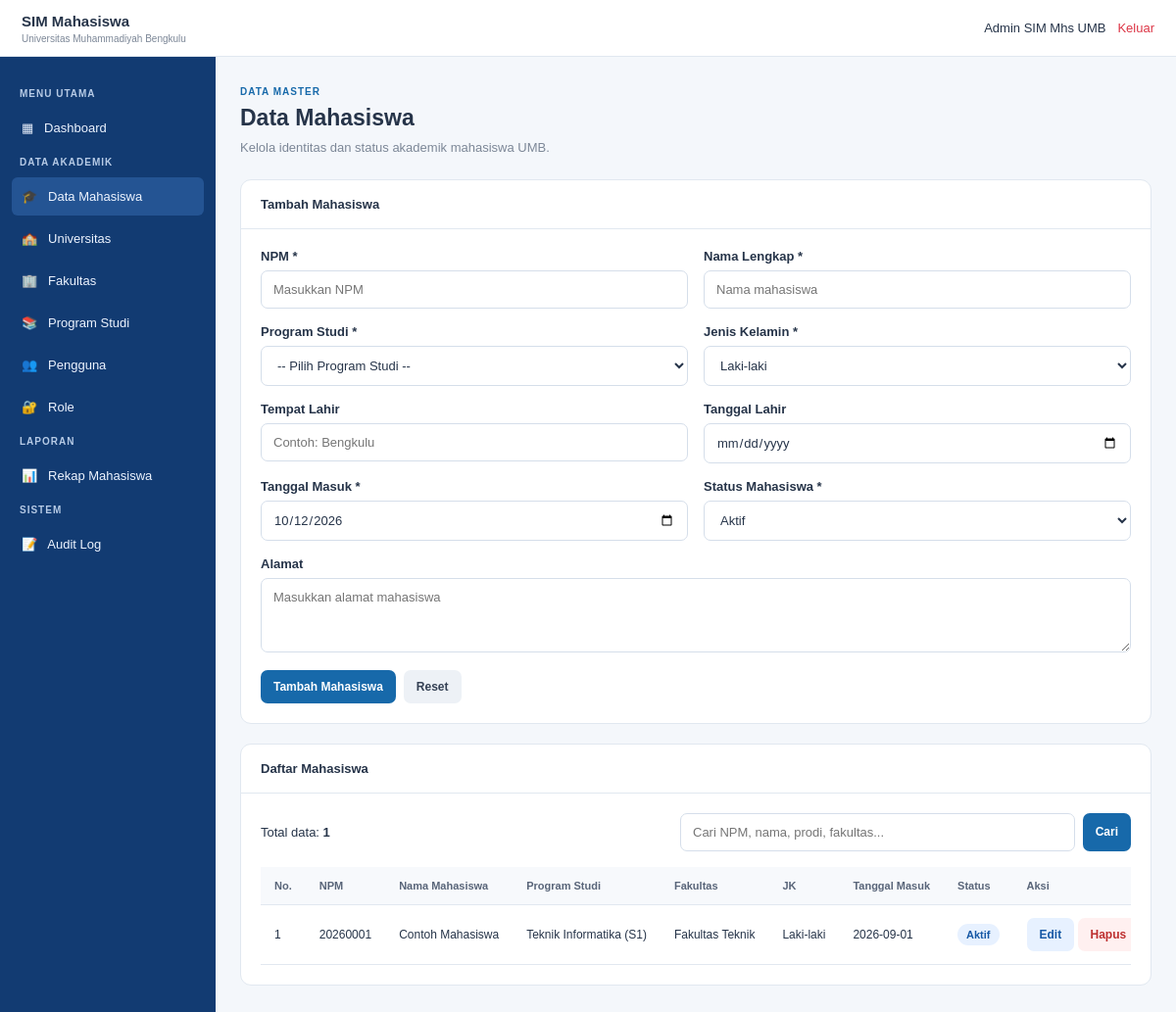
The page /mahasiswa.php (signed in) on the database its author committed.
### tables this page shows
CREATE TABLE `mahasiswa` (
  `id_mahasiswa` bigint(20) UNSIGNED NOT NULL,
  `id_pengguna` bigint(20) UNSIGNED DEFAULT NULL,
  `id_program_studi` bigint(20) UNSIGNED NOT NULL,
  `npm` varchar(30) NOT NULL,
  `nama_mahasiswa` varchar(200) NOT NULL,
  `jenis_kelamin` enum('L','P') NOT NULL,
  `tempat_lahir` varchar(100) DEFAULT NULL,
  `tanggal_lahir` date DEFAULT NULL,
  `tanggal_masuk` date NOT NULL,
  `alamat` text DEFAULT NULL,
  `status_mahasiswa` enum('Aktif','Cuti','Lulus','Mengundurkan Diri','Drop Out','Tidak Aktif') NOT NULL DEFAULT 'Aktif',
  `created_at` timestamp NOT NULL DEFAULT current_timestamp(),
  `updated_at` timestamp NOT NULL DEFAULT current_timestamp() ON UPDATE current_timestamp()
);

CREATE TABLE `program_studi` (
  `id_program_studi` bigint(20) UNSIGNED NOT NULL,
  `id_fakultas` bigint(20) UNSIGNED NOT NULL,
  `kode_program_studi` varchar(20) NOT NULL,
  `nama_program_studi` varchar(200) NOT NULL,
  `jenjang` varchar(20) NOT NULL DEFAULT 'S1',
  `status_aktif` enum('Aktif','Tidak Aktif') NOT NULL DEFAULT 'Aktif',
  `created_at` timestamp NOT NULL DEFAULT current_timestamp(),
  `updated_at` timestamp NOT NULL DEFAULT current_timestamp() ON UPDATE current_timestamp()
);

CREATE TABLE `fakultas` (
  `id_fakultas` bigint(20) UNSIGNED NOT NULL,
  `id_universitas` bigint(20) UNSIGNED NOT NULL,
  `kode_fakultas` varchar(20) NOT NULL,
  `nama_fakultas` varchar(200) NOT NULL,
  `created_at` timestamp NOT NULL DEFAULT current_timestamp(),
  `updated_at` timestamp NOT NULL DEFAULT current_timestamp() ON UPDATE current_timestamp()
);

### auth.php (called while the page is built, shortened)
<?php
function e($value)
{
    return htmlspecialchars(
        (string) $value,
        ENT_QUOTES,
        'UTF-8'
    );
}

### mahasiswa.php (the view, shortened to what this page needs)
<?php
require_once __DIR__ . '/koneksi.php';
require_once __DIR__ . '/auth.php';
$mode = 'tambah';
$npm = '';
$nama = '';
$jk = 'L';
$tempatLahir = '';
$tanggalLahir = '';
$tanggalMasuk = date('Y-m-d');
$alamat = '';
$statusMhs = 'Aktif';
$statusPilihan = array(
    'Aktif',
    'Cuti',
    'Lulus',
    'Mengundurkan Diri',
    'Drop Out',
    'Tidak Aktif'
);
$cari = isset($_GET['cari']) && is_string($_GET['cari'])
    ? trim($_GET['cari']) : '';
$sql = "SELECT m.id_mahasiswa, m.npm, m.nama_mahasiswa,
               m.jenis_kelamin, m.tempat_lahir, m.tanggal_lahir,
               m.tanggal_masuk, m.alamat, m.status_mahasiswa,
               m.id_program_studi, p.kode_program_studi,
               p.nama_program_studi, p.jenjang, f.nama_fakultas
        FROM mahasiswa m
        INNER JOIN program_studi p ON p.id_program_studi = m.id_program_studi
        INNER JOIN fakultas f ON f.id_fakultas = p.id_fakultas";
$sql .= " ORDER BY m.id_mahasiswa DESC";
$daftarMhs = array();
$stmtList = $conn->prepare($sql);
if ($stmtList) {
    $stmtList->execute();
    $hasilList = $stmtList->get_result();
    while ($row = $hasilList->fetch_assoc()) {
        $daftarMhs[] = $row;
    }
} else {
    $error = 'Gagal mengambil daftar mahasiswa.';
}
?>
<!DOCTYPE html>
<html lang="id">
<head>
</head>
<body>
<header class="topbar">
    <div class="brand">SIM Mahasiswa
        <small>Universitas Muhammadiyah Bengkulu</small>
    </div>
    <div class="top-right">
        <span><?php echo e(isset($_SESSION['nama_lengkap']) ? $_SESSION['nama_lengkap'] : 'Admin'); ?></span>
        <a href="logout.php">Keluar</a>
    </div>
</header>
<aside class="sidebar">
    <div class="menu-heading">MENU UTAMA</div>
    <a class="nav-link" href="dashboard.php">▦ &nbsp; Dashboard</a>
    <div class="menu-heading">DATA AKADEMIK</div>
    <a class="nav-link active" href="mahasiswa.php">🎓 &nbsp; Data Mahasiswa</a>
    <a class="nav-link" href="universitas.php">🏫 &nbsp; Universitas</a>
    <a class="nav-link" href="fakultas.php">🏢 &nbsp; Fakultas</a>
    <a class="nav-link" href="program_studi.php">📚 &nbsp; Program Studi</a>
    <a class="nav-link" href="pengguna.php">👥 &nbsp; Pengguna</a>
    <a class="nav-link" href="role.php">🔐 &nbsp; Role</a>
    <div class="menu-heading">LAPORAN</div>
    <a class="nav-link" href="rekap_mahasiswa.php">📊 &nbsp; Rekap Mahasiswa</a>
    <div class="menu-heading">SISTEM</div>
    <a class="nav-link" href="audit_log.php">📝 &nbsp; Audit Log</a>
</aside>
<main class="main">
    <div class="page-label">DATA MASTER</div>
    <h1>Data Mahasiswa</h1>
    <div class="subtitle">Kelola identitas dan status akademik mahasiswa UMB.</div>
    <section class="panel">
        <div class="panel-heading">
            <?php echo $mode === 'edit' ? 'Edit Data Mahasiswa' : 'Tambah Mahasiswa'; ?>
        </div>
        <div class="panel-body">
            <form method="post" action="mahasiswa.php">
                <div class="form-grid">
                    <div class="form-group">
                        <label for="npm">NPM *</label>
                        <input id="npm" name="npm" maxlength="30" required
                               value="<?php echo e($npm); ?>" placeholder="Masukkan NPM">
                    </div>
                    <div class="form-group">
                        <label for="nama_mahasiswa">Nama Lengkap *</label>
                        <input id="nama_mahasiswa" name="nama_mahasiswa" maxlength="200" required
                               value="<?php echo e($nama); ?>" placeholder="Nama mahasiswa">
                    </div>
                    <div class="form-group">
                        <label for="id_program_studi">Program Studi *</label>
                        <select id="id_program_studi" name="id_program_studi" required>
                            <option value="">-- Pilih Program Studi --</option>
                        </select>
                    </div>
                    <div class="form-group">
                        <label for="jenis_kelamin">Jenis Kelamin *</label>
                        <select id="jenis_kelamin" name="jenis_kelamin" required>
                            <option value="L" <?php echo $jk === 'L' ? 'selected' : ''; ?>>Laki-laki</option>
                        </select>
                    </div>
                    <div class="form-group">
                        <label for="tempat_lahir">Tempat Lahir</label>
                        <input id="tempat_lahir" name="tempat_lahir" maxlength="100"
                               value="<?php echo e($tempatLahir); ?>" placeholder="Contoh: Bengkulu">
                    </div>
                    <div class="form-group">
                        <label for="tanggal_lahir">Tanggal Lahir</label>
                        <input type="date" id="tanggal_lahir" name="tanggal_lahir"
                               value="<?php echo e($tanggalLahir); ?>">
                    </div>
                    <div class="form-group">
                        <label for="tanggal_masuk">Tanggal Masuk *</label>
                        <input type="date" id="tanggal_masuk" name="tanggal_masuk" required
                               value="<?php echo e($tanggalMasuk); ?>">
                    </div>
                    <div class="form-group">
                        <label for="status_mahasiswa">Status Mahasiswa *</label>
                        <select id="status_mahasiswa" name="status_mahasiswa" required>
                            <?php foreach ($statusPilihan as $s): ?>
                                <option value="<?php echo e($s); ?>"
                                    <?php echo $statusMhs === $s ? 'selected' : ''; ?>>
                                    <?php echo e($s); ?>
                                </option>
                            <?php endforeach; ?>
                        </select>
                    </div>
                    <div class="form-group" style="grid-column:1/-1">
                        <label for="alamat">Alamat</label>
                        <textarea id="alamat" name="alamat" placeholder="Masukkan alamat mahasiswa"><?php echo e($alamat); ?></textarea>
                    </div>
                </div>
                <div class="actions">
                    <button type="submit" class="btn primary">
                        <?php echo $mode === 'edit' ? 'Simpan Perubahan' : 'Tambah Mahasiswa'; ?>
                    </button>
                    <?php if ($mode === 'edit'): ?>
                        <a href="mahasiswa.php" class="btn light">Batal</a>
                    <?php else: ?>
                        <button type="reset" class="btn light">Reset</button>
                    <?php endif; ?>
                </div>
            </form>
        </div>
    </section>
    <section class="panel">
        <div class="panel-heading">Daftar Mahasiswa</div>
        <div class="panel-body">
            <div class="toolbar">
                <span>Total data: <strong><?php echo count($daftarMhs); ?></strong></span>
                <form class="search" method="get" action="mahasiswa.php">
                    <input type="search" name="cari"
                           placeholder="Cari NPM, nama, prodi, fakultas..."
                           value="<?php echo e($cari); ?>">
                    <button class="btn primary" type="submit">Cari</button>
                </form>
            </div>
            <div class="table-wrap">
                <table>
                    <thead>
                    <tr>
                        <th>No.</th>
                        <th>NPM</th>
                        <th>Nama Mahasiswa</th>
                        <th>Program Studi</th>
                        <th>Fakultas</th>
                        <th>JK</th>
                        <th>Tanggal Masuk</th>
                        <th>Status</th>
                        <th>Aksi</th>
                    </tr>
                    </thead>
                    <tbody>
                    <?php if (count($daftarMhs) > 0): ?>
                        <?php foreach ($daftarMhs as $i => $m): ?>
                            <tr>
                                <td><?php echo $i + 1; ?></td>
                                <td><?php echo e($m['npm']); ?></td>
                                <td><?php echo e($m['nama_mahasiswa']); ?></td>
                                <td><?php echo e($m['nama_program_studi'] . ' (' . $m['jenjang'] . ')'); ?></td>
                                <td><?php echo e($m['nama_fakultas']); ?></td>
                                <td><?php echo $m['jenis_kelamin'] === 'L' ? 'Laki-laki' : 'Perempuan'; ?></td>
                                <td><?php echo e($m['tanggal_masuk']); ?></td>
                                <td>
                                    <span class="badge <?php echo $m['status_mahasiswa'] === 'Aktif' ? '' : 'badge-off'; ?>">
                                        <?php echo e($m['status_mahasiswa']); ?>
                                    </span>
                                </td>
                                <td>
                                    <a class="btn edit" href="mahasiswa.php?edit=<?php echo (int) $m['id_mahasiswa']; ?>">Edit</a>
                                    <form class="inline" method="post" action="mahasiswa.php"
                                          onsubmit="return confirm('Yakin ingin menghapus data mahasiswa ini?');">
                                        <button type="submit" class="btn delete">Hapus</button>
                                    </form>
                                </td>
                            </tr>
                        <?php endforeach; ?>
                    <?php else: ?>
                        <tr>
                            <td colspan="9" class="empty">Belum ada data mahasiswa atau data tidak ditemukan.</td>
                        </tr>
                    <?php endif; ?>
                    </tbody>
                </table>
            </div>
        </div>
    </section>
</main>
</body>
</html>

### mahasiswa.php (style rules this page uses)
* { box-sizing:border-box;margin:0;padding:0 }
:root { --dark:#123b72;--blue:#1769aa;--hover:#245493;--bg:#f4f7fb;--border:#e1e8f0;--text:#263449;--muted:#7c8797 }
body { font-family:Arial,Helvetica,sans-serif;background:var(--bg);color:var(--text);font-size:13px }
.topbar { height:58px;position:fixed;z-index:10;top:0;left:0;right:0;display:flex;align-items:center;justify-content:space-between;padding:0 22px;background:#fff;border-bottom:1px solid var(--border) }
.brand { font-size:15px;font-weight:bold }
.brand small { display:block;margin-top:4px;color:var(--muted);font-size:10px;font-weight:normal }
.top-right { display:flex;gap:12px;align-items:center }
.top-right a { color:#dc3545;text-decoration:none }
.sidebar { position:fixed;top:58px;bottom:0;left:0;width:220px;overflow-y:auto;background:var(--dark);padding:22px 12px }
.menu-heading { margin:10px 8px;color:#b7cbe6;font-size:10px;font-weight:bold;letter-spacing:1px }
.nav-link { display:block;padding:12px 10px;margin-bottom:4px;border-radius:6px;color:#edf4ff;text-decoration:none }
.nav-link:hover,.nav-link.active { background:var(--hover) }
.main { min-height:100vh;margin-left:220px;padding:88px 25px 30px }
.page-label { margin-bottom:8px;color:var(--blue);font-size:10px;font-weight:bold;letter-spacing:1px }
h1 { font-size:23px;margin-bottom:7px }
.subtitle { margin-bottom:22px;color:var(--muted);line-height:1.5 }
.panel { margin-bottom:20px;overflow:hidden;background:white;border:1px solid var(--border);border-radius:11px }
.panel-heading { padding:17px 20px;border-bottom:1px solid var(--border);font-weight:bold }
.panel-body { padding:20px }
.form-grid { display:grid;grid-template-columns:repeat(2,minmax(0,1fr));gap:16px }
.form-group { display:flex;flex-direction:column;gap:7px }
label { font-weight:bold }
input,select,textarea { width:100%;padding:11px 12px;border:1px solid #d5deea;border-radius:7px;background:#fff;font:inherit;color:var(--text) }
textarea { resize:vertical;min-height:76px }
.actions { display:flex;gap:8px;margin-top:18px;flex-wrap:wrap }
.btn { display:inline-block;padding:10px 13px;border:0;border-radius:7px;cursor:pointer;font-size:12px;font-weight:bold;text-decoration:none }
.primary { background:var(--blue);color:white }
.light { background:#edf1f6;color:#344054 }
.edit { background:#e7f1ff;color:#1759a5 }
.delete { background:#fff0f0;color:#bd3030 }
.toolbar { display:flex;justify-content:space-between;align-items:center;gap:12px;margin-bottom:16px;flex-wrap:wrap }
.search { display:flex;gap:8px;max-width:460px;flex:1 }
.search input { min-width:100px }
.table-wrap { overflow-x:auto }
table { width:100%;border-collapse:collapse;white-space:nowrap }
th,td { padding:13px 14px;border-bottom:1px solid var(--border);text-align:left }
th { background:#f7f9fc;color:#596579;font-size:11px }
td { font-size:12px }
.inline { display:inline }
.badge { display:inline-block;padding:5px 9px;border-radius:20px;background:#e7f1ff;color:#1759a5;font-size:11px;font-weight:bold }

### rows shown on the page
mahasiswa: npm "20260001", nama_mahasiswa "Contoh Mahasiswa", id_program_studi.jenjang "Teknik Informatika (S1)", fakultas.nama_fakultas "Fakultas Teknik", jenis_kelamin "Laki-laki", tanggal_masuk "2026-09-01", status_mahasiswa "Aktif"

### other values the page prints
isset($_SESSION['nama_lengkap']) ? $_SESSION['nama_lengkap'] : 'Admin' "Admin SIM Mhs UMB"
count($daftarMhs) "1"
form field status_mahasiswa "Aktif"
